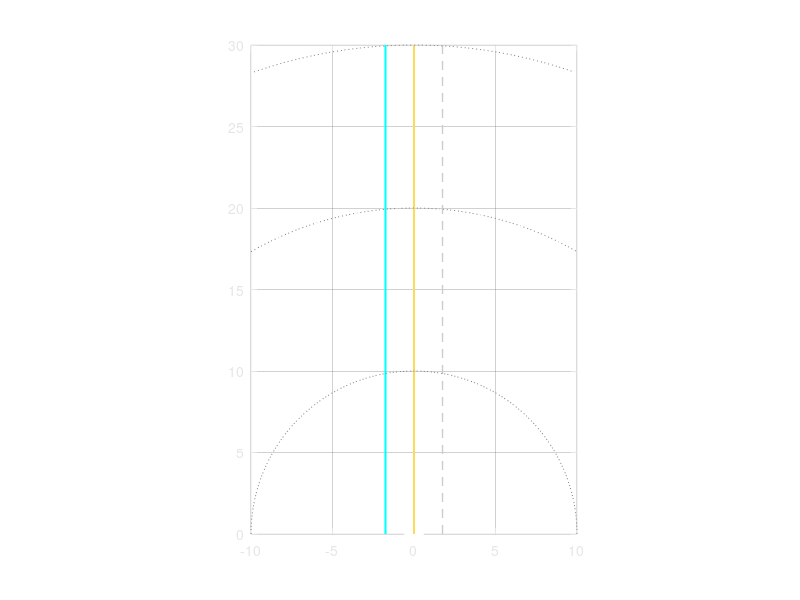

Source code (MATLAB):
function [frontAx, targetScatter, targetInfo] = createFrontRadarView(position)

% Set default position if not provided
if nargin < 1 || isempty(position)
    position = [1200, 100, 500, 600];
end

% Create figure
frontFig = figure('Name', 'Front Radar - Live Target View', ...
    'Position', position, ...
    'Color', [0.1 0.1 0.1], ...
    'NumberTitle', 'off');

% Create axes
frontAx = axes('Parent', frontFig, 'Color', [0.15 0.15 0.15], ...
    'XColor', [0.9 0.9 0.9], 'YColor', [0.9 0.9 0.9], ...
    'GridColor', [0.4 0.4 0.4], 'GridAlpha', 0.3, 'Box', 'on');
hold(frontAx, 'on'); grid(frontAx, 'on'); axis equal;
xlim(frontAx, [-10 10]); ylim(frontAx, [0 30]);
xlabel(frontAx, 'Lateral (m)', 'Color', 'white');
ylabel(frontAx, 'Forward (m)', 'Color', 'white');
title(frontAx, 'Front Radar - Target', 'Color', 'white');

% Plot ego
plot(frontAx, 0, 0, 'ws', 'MarkerSize', 12, ...
    'MarkerFaceColor', 'w', 'LineWidth', 2);
text(frontAx, 0, 1.5, 'EGO', 'Color', 'white', ...
    'HorizontalAlignment', 'center');

% Lane markers
laneWidth = 3.5;
line(frontAx, [-laneWidth/2, -laneWidth/2], [0, 30], ...
    'Color', 'cyan', 'LineWidth', 1.5);
line(frontAx, [laneWidth/2, laneWidth/2], [0, 30], ...
    'Color', [0.8 0.8 0.8], 'LineWidth', 1, 'LineStyle', '--');
line(frontAx, [0, 0], [0, 30], 'Color', [0.98 0.86 0.36], 'LineWidth', 1.5);

% Range rings
for r = [10, 20, 30]
    theta = linspace(-pi/2, pi/2, 100);
    x_arc = r * sin(theta); y_arc = r * cos(theta);
    valid = abs(x_arc) <= 10;
    plot(frontAx, x_arc(valid), y_arc(valid), ...
        'Color', [0.5 0.5 0.5], 'LineWidth', 0.5, 'LineStyle', ':');
end

% Scatter for target detections
targetScatter = scatter(frontAx, [], [], 40, 'red', 'filled', ...
    'MarkerEdgeColor', 'white');

% Text for target info
targetInfo = text(frontAx, 0, 0, '', 'Color', 'cyan', ...
    'FontSize', 9, 'FontWeight', 'bold', 'HorizontalAlignment', 'center');

end
